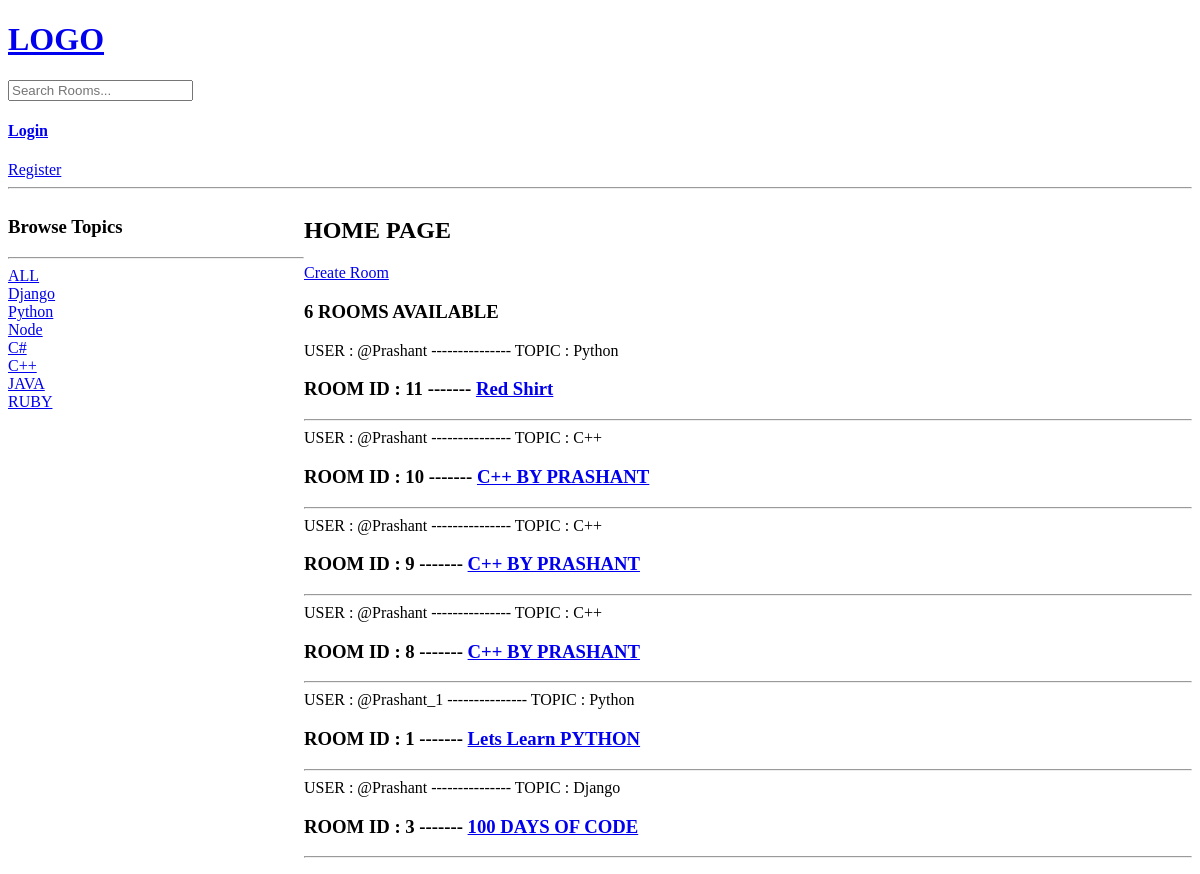
The app's page /, older data.
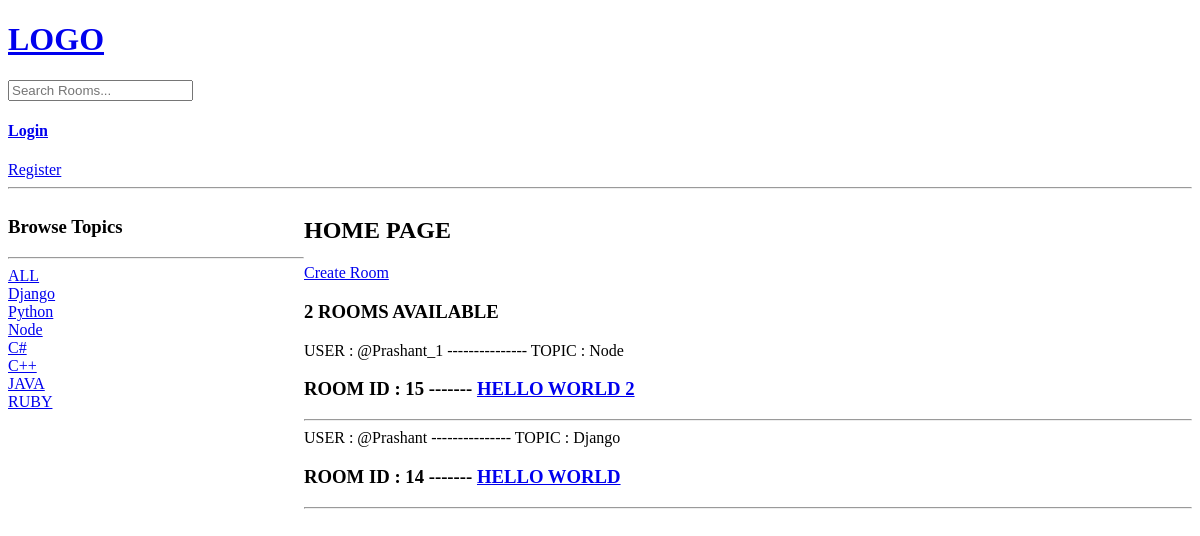
The same page, newer data.
### base/models.py (models this page shows, shortened)
class Topic(models.Model):
    name=models.CharField(max_length=200)
    def __str__(self):
        return self.name

class Room(models.Model):
    host=models.ForeignKey(User,on_delete=models.SET_NULL , null=True)
    name=models.CharField(max_length=20)
    topic=models.ForeignKey(Topic ,on_delete=models.CASCADE,null=True)
    participant=models.ManyToManyField(User , related_name="participant")
    description=models.TextField(null=True,blank=True)
    created_at=models.DateTimeField(auto_now_add=True)
    updated_at=models.DateTimeField(auto_now=True)
    class Meta:
        ordering=['-updated_at','created_at']

### base/views.py (the view)
# urls.py: path('',home,name="home"),
def home(request):
    q = request.GET.get('q') if request.GET.get('q') !=None else ''
    rooms=Room.objects.filter(Q(topic__name__icontains=q) | Q(name__icontains=q) | Q(description__icontains=q))
    topic=Topic.objects.all()
    room_count=rooms.count()
    context={'rooms':rooms,
             'topic':topic,
             'room_count':room_count,}
    return render(request ,'base/home.html',context)

### base/templates/base/home.html (shortened to what this page needs)
{% extends 'main.html' %}
{% block content %}
<div class="home-container">
     <div>
        <h3>Browse Topics</h3>
         <hr>
         <div>
            <a href="{% url 'home' %}">ALL</a>
         </div>
        {% for t in topic %}
         <div>
            <a href="{% url 'home' %}?q={{t.name}}">{{t.name}}</a>
         </div>
        {% endfor %}
     </div>
     <div>
  <h2>HOME PAGE</h2>
  <a href="{% url 'Create-Room' %}">Create Room</a>
   {% if room_count > 1 %}
   <h3>{{room_count}} ROOMS AVAILABLE</h3>
   {% else%}
    <h3>{{room_count}} ROOM AVAILABLE</h3>
   {% endif %}
 {% for room in rooms %}
  <div>
   <span>USER : @{{room.host}} ---------------</span>
   <span>TOPIC : {{room.topic}}</span>
   <h3>ROOM ID : {{room.id}}  ------- <a href="{% url 'room' room.id %}">{{room.name}}</a></h3>
   <hr>
  </div>
 {% endfor %}
     </div>
</div>
{% endblock content %}

Row changes from the older to the newer data that the page shows:
removed Room: host "Prashant", topic "Python", id "11", name "Red Shirt"
removed Room: host "Prashant", topic "C++", id "10", name "C++ BY PRASHANT"
removed Room: host "Prashant", topic "C++", id "9", name "C++ BY PRASHANT"
removed Room: host "Prashant", topic "C++", id "8", name "C++ BY PRASHANT"
removed Room: host "Prashant_1", topic "Python", id "1", name "Lets Learn PYTHON"
removed Room: host "Prashant", topic "Django", id "3", name "100 DAYS OF CODE"
added Room: host "Prashant_1", topic "Node", id "15", name "HELLO WORLD 2"
added Room: host "Prashant", topic "Django", id "14", name "HELLO WORLD"
Text that changed along with them:
{{ room_count }}: "6" → "2"
